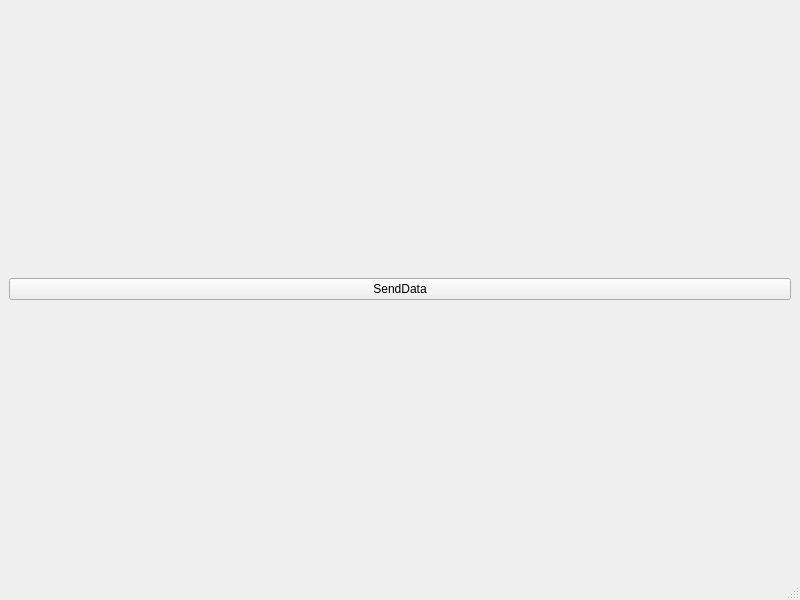
<?xml version="1.0" encoding="UTF-8"?>
<ui version="4.0">
 <class>MainWindow</class>
 <widget class="QMainWindow" name="MainWindow">
  <property name="geometry">
   <rect>
    <x>0</x>
    <y>0</y>
    <width>800</width>
    <height>600</height>
   </rect>
  </property>
  <property name="windowTitle">
   <string>MainWindow</string>
  </property>
  <widget class="QWidget" name="centralwidget">
   <layout class="QGridLayout" name="gridLayout">
    <item row="0" column="0">
     <widget class="QPushButton" name="sendDataButton">
      <property name="text">
       <string>SendData</string>
      </property>
     </widget>
    </item>
   </layout>
  </widget>
  <widget class="QMenuBar" name="menubar">
   <property name="geometry">
    <rect>
     <x>0</x>
     <y>0</y>
     <width>800</width>
     <height>25</height>
    </rect>
   </property>
  </widget>
  <widget class="QStatusBar" name="statusbar"/>
 </widget>
 <resources/>
 <connections/>
</ui>
